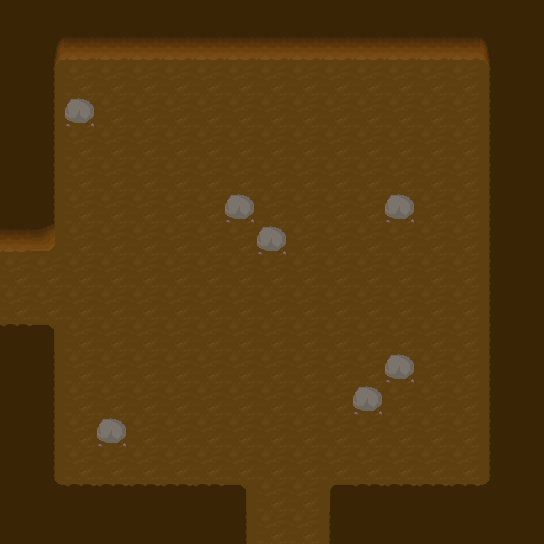

This is a level from a 2D game, rendered from its Tiled map with the project's own tilesets. A one-line summary and the complete map file follow:
An orthogonal 17x17 tile map with 32x32 px tiles, 2 tile layers (Floor, Walls).

<map version="1.0" orientation="orthogonal" renderorder="left-up" width="17" height="17" tilewidth="32" tileheight="32" nextobjectid="1">
 <tileset firstgid="1" name="Environment" tilewidth="32" tileheight="32" tilecount="256" columns="16">
  <image source="../../Textures/Tiles.png" width="512" height="512" />
  <tile id="5" probability="0.05" />
 </tileset>
 <layer name="Floor" width="17" height="17">
  <data encoding="csv">
22,22,22,22,22,22,22,22,22,22,22,22,22,22,22,22,22,
22,22,22,22,22,22,22,22,22,22,22,22,22,22,22,22,22,
22,22,22,22,22,22,22,22,22,22,22,22,22,22,22,22,22,
22,22,22,22,22,22,22,22,22,22,22,22,22,22,22,22,22,
22,22,22,22,22,22,22,22,22,22,22,22,22,22,22,22,22,
22,22,22,22,22,22,22,22,22,22,22,22,22,22,22,22,22,
22,22,22,22,22,22,22,22,22,22,22,22,22,22,22,22,22,
22,22,22,22,22,22,22,22,22,22,22,22,22,22,22,22,22,
22,22,22,22,22,22,22,22,22,22,22,22,22,22,22,22,22,
22,22,22,22,22,22,22,22,22,22,22,22,22,22,22,22,22,
22,22,22,22,22,22,22,22,22,22,22,22,22,22,22,22,22,
22,22,22,22,22,22,22,22,22,22,22,22,22,22,22,22,22,
22,22,22,22,22,22,22,22,22,22,22,22,22,22,22,22,22,
22,22,22,22,22,22,22,22,22,22,22,22,22,22,22,22,22,
22,22,22,22,22,22,22,22,22,22,22,22,22,22,22,22,22,
22,22,22,22,22,22,22,22,22,22,22,22,22,22,22,22,22,
22,22,22,22,22,22,22,22,22,22,22,22,22,22,22,22,22
</data>
 </layer>
 <layer name="Walls" width="17" height="17">
  <data encoding="csv">
55,55,55,55,55,55,55,55,55,55,55,55,55,55,55,55,55,
55,23,71,71,71,71,71,71,71,71,71,71,71,71,71,24,55,
55,56,0,0,0,0,0,0,0,0,0,0,0,0,0,54,55,
55,56,6,0,0,0,0,0,0,0,0,0,0,0,0,54,55,
55,56,0,0,0,0,0,0,0,0,0,0,0,0,0,54,55,
55,56,0,0,0,0,0,0,0,0,0,0,0,0,0,54,55,
55,56,0,0,0,0,0,6,0,0,0,0,6,0,0,54,55,
71,72,0,0,0,0,0,0,6,0,0,0,0,0,0,54,55,
0,0,0,0,0,0,0,0,0,0,0,0,0,0,0,54,55,
0,0,0,0,0,0,0,0,0,0,0,0,0,0,0,54,55,
39,40,0,0,0,0,0,0,0,0,0,0,0,0,0,54,55,
55,56,0,0,0,0,0,0,0,0,0,0,6,0,0,54,55,
55,56,0,0,0,0,0,0,0,0,0,6,0,0,0,54,55,
55,56,0,6,0,0,0,0,0,0,0,0,0,0,0,54,55,
55,56,0,0,0,0,0,0,0,0,0,0,0,0,0,54,55,
55,8,39,39,39,39,39,40,0,0,38,39,39,39,39,7,55,
55,55,55,55,55,55,55,56,0,0,54,55,55,55,55,55,55
</data>
 </layer>
</map>
